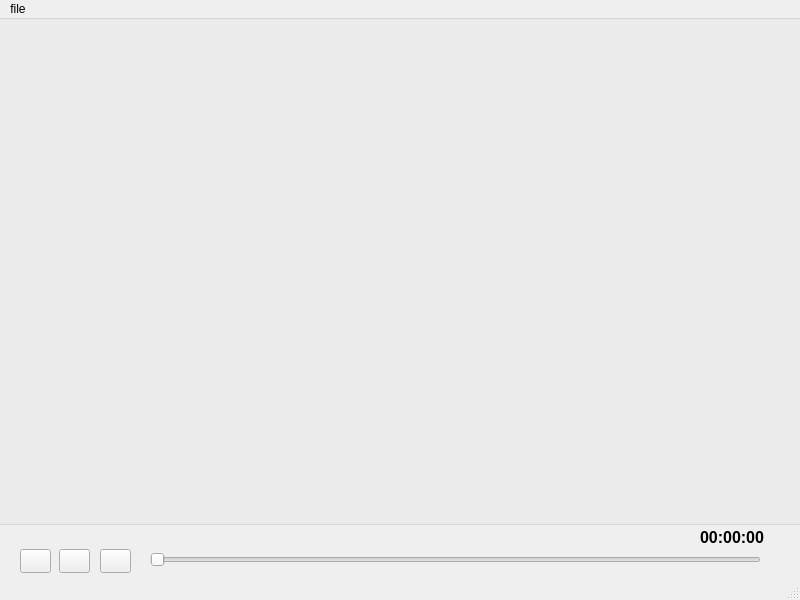
<?xml version="1.0" encoding="UTF-8"?>
<ui version="4.0">
 <class>MainWindow</class>
 <widget class="QMainWindow" name="MainWindow">
  <property name="geometry">
   <rect>
    <x>0</x>
    <y>0</y>
    <width>800</width>
    <height>600</height>
   </rect>
  </property>
  <property name="windowTitle">
   <string>MainWindow</string>
  </property>
  <widget class="QWidget" name="centralwidget">
   <widget class="QGroupBox" name="m_canvas">
    <property name="enabled">
     <bool>true</bool>
    </property>
    <property name="geometry">
     <rect>
      <x>-5</x>
      <y>-5</y>
      <width>811</width>
      <height>511</height>
     </rect>
    </property>
    <property name="title">
     <string/>
    </property>
   </widget>
   <widget class="QPushButton" name="m_play">
    <property name="geometry">
     <rect>
      <x>59</x>
      <y>530</y>
      <width>31</width>
      <height>24</height>
     </rect>
    </property>
    <property name="text">
     <string/>
    </property>
   </widget>
   <widget class="QPushButton" name="m_forward">
    <property name="geometry">
     <rect>
      <x>100</x>
      <y>530</y>
      <width>31</width>
      <height>24</height>
     </rect>
    </property>
    <property name="text">
     <string/>
    </property>
   </widget>
   <widget class="QPushButton" name="m_rewind">
    <property name="geometry">
     <rect>
      <x>20</x>
      <y>530</y>
      <width>31</width>
      <height>24</height>
     </rect>
    </property>
    <property name="text">
     <string/>
    </property>
   </widget>
   <widget class="QSlider" name="timelapse">
    <property name="geometry">
     <rect>
      <x>150</x>
      <y>530</y>
      <width>611</width>
      <height>21</height>
     </rect>
    </property>
    <property name="orientation">
     <enum>Qt::Horizontal</enum>
    </property>
   </widget>
   <widget class="QLabel" name="label">
    <property name="geometry">
     <rect>
      <x>700</x>
      <y>510</y>
      <width>71</width>
      <height>16</height>
     </rect>
    </property>
    <property name="font">
     <font>
      <pointsize>12</pointsize>
      <bold>true</bold>
     </font>
    </property>
    <property name="text">
     <string>00:00:00</string>
    </property>
   </widget>
  </widget>
  <widget class="QMenuBar" name="menubar">
   <property name="geometry">
    <rect>
     <x>0</x>
     <y>0</y>
     <width>800</width>
     <height>21</height>
    </rect>
   </property>
   <widget class="QMenu" name="menuHello_Qt">
    <property name="title">
     <string>file</string>
    </property>
    <addaction name="m_openAction"/>
   </widget>
   <addaction name="menuHello_Qt"/>
  </widget>
  <widget class="QStatusBar" name="statusbar"/>
  <action name="m_openAction">
   <property name="text">
    <string>open</string>
   </property>
   <property name="shortcut">
    <string>Ctrl+O</string>
   </property>
  </action>
 </widget>
 <resources/>
 <connections/>
</ui>
